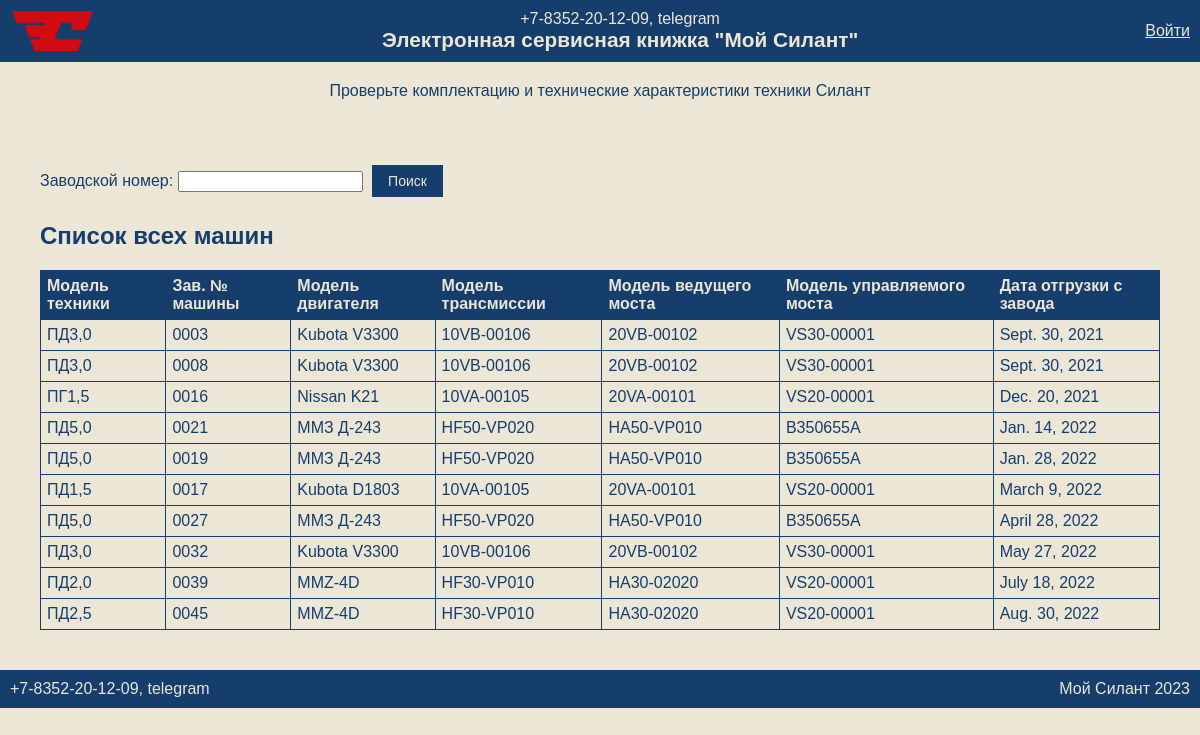
The page / on the database its author committed.
### inventory/models.py (models this page shows, shortened)
class Machine(models.Model):
    serial_number = models.CharField(max_length=128, unique=True, verbose_name='Зав. № машины')
    model_technique = models.CharField(max_length=128, verbose_name='Модель техники')
    model_engine = models.CharField(max_length=128, verbose_name='Модель двигателя')
    serial_engine = models.CharField(max_length=128, verbose_name='Зав. № двигателя')
    model_transmission = models.CharField(max_length=128, verbose_name='Модель трансмиссии')
    serial_transmission = models.CharField(max_length=128, verbose_name='Зав. № трансмиссии')
    model_drive_axle = models.CharField(max_length=128, verbose_name='Модель ведущего моста')
    serial_drive_axle = models.CharField(max_length=128, verbose_name='Зав. № ведущего моста')
    model_steering_axle = models.CharField(max_length=128, verbose_name='Модель управляемого моста')
    serial_steering_axle = models.CharField(max_length=128, verbose_name='Зав. № управляемого моста')
    delivery_contract = models.CharField(max_length=128, verbose_name='Договор поставки')
    shipment_date = models.DateField(verbose_name='Дата отгрузки с завода')
    customer = models.ForeignKey(User, related_name='customer_machines', on_delete=models.CASCADE,
                                 verbose_name='Покупатель')
    consignee = models.CharField(max_length=128, verbose_name='Грузополучатель (конечный потребитель)')
    delivery_address = models.CharField(max_length=128, verbose_name='Адрес поставки (эксплуатации)')
    configuration = models.TextField(verbose_name='Комплектация (доп. опции)')
    service_company = models.ForeignKey(User, related_name='service_machines', on_delete=models.CASCADE,
                                        verbose_name='Сервисная компания')
    class Meta:
        verbose_name = 'Машина'
        verbose_name_plural = 'Машины'
        ordering = ['shipment_date']

### inventory/views.py (the view)
# urls.py: path('', welcome_view, name='welcome'),
def welcome_view(request):
    serial_number = request.GET.get('serial_number')
    machines = []
    search_performed = False
    if serial_number:
        machines = Machine.objects.filter(serial_number=serial_number)
        search_performed = True
    all_machines = Machine.objects.all()[:10]  # Показать ограниченное количество машин для всех пользователей
    context = {
        'machines': machines,
        'all_machines': all_machines,
        'search_performed': search_performed,
    }
    return render(request, 'inventory/welcome.html', context)

### inventory/templates/inventory/welcome.html (shortened to what this page needs)
{% extends 'inventory/base.html' %}
{% load static %}
{% block content %}
<main class="main-container">
    <section class="form-container">
        <form method="get" action="{% url 'welcome' %}">
            <label for="serial_number">Заводской номер:</label>
            <input type="text" id="serial_number" name="serial_number" required>
            <button type="submit">Поиск</button>
        </form>
        {% if search_performed %}
            {% if machines %}
                <h2>Результат поиска</h2>
                <table>
                    <thead>
                        <tr>
                            <th>Модель техники</th>
                            <th>Зав. № машины</th>
                            <th>Модель двигателя</th>
                            <th>Модель трансмиссии</th>
                            <th>Модель ведущего моста</th>
                            <th>Модель управляемого моста</th>
                            <th>Дата отгрузки с завода</th>
                        </tr>
                    </thead>
                    <tbody>
                        {% for machine in machines %}
                            <tr>
                                <td>{{ machine.model_technique }}</td>
                                <td>{{ machine.serial_number }}</td>
                                <td>{{ machine.model_engine }}</td>
                                <td>{{ machine.model_transmission }}</td>
                                <td>{{ machine.model_drive_axle }}</td>
                                <td>{{ machine.model_steering_axle }}</td>
                                <td>{{ machine.shipment_date }}</td>
                            </tr>
                        {% endfor %}
                    </tbody>
                </table>
            {% else %}
                <p>Данных о машине с таким заводским номером нет в системе.</p>
            {% endif %}
        {% else %}
            <h2>Список всех машин</h2>
            <table>
                <thead>
                    <tr>
                        <th>Модель техники</th>
                        <th>Зав. № машины</th>
                        <th>Модель двигателя</th>
                        <th>Модель трансмиссии</th>
                        <th>Модель ведущего моста</th>
                        <th>Модель управляемого моста</th>
                        <th>Дата отгрузки с завода</th>
                    </tr>
                </thead>
                <tbody>
                    {% for machine in all_machines %}
                        <tr>
                            <td>{{ machine.model_technique }}</td>
                            <td>{{ machine.serial_number }}</td>
                            <td>{{ machine.model_engine }}</td>
                            <td>{{ machine.model_transmission }}</td>
                            <td>{{ machine.model_drive_axle }}</td>
                            <td>{{ machine.model_steering_axle }}</td>
                            <td>{{ machine.shipment_date }}</td>
                        </tr>
                    {% endfor %}
                </tbody>
            </table>
        {% endif %}
    </section>
</main>
{% endblock %}

### inventory/templates/inventory/base.html (shortened to what this page needs)
<!DOCTYPE html>
<html lang="ru">
<head>
    {% load static %}
    <link rel="stylesheet" href="{% static 'css/styles.css' %}?v={{ timestamp }}">
</head>
<body>
    <header class="header-container">
        <div class="header-left">
            <img src="{% static 'images/Logotype_red.png' %}" alt="логотип">
        </div>
        <div class="header-center">
            <span>+7-8352-20-12-09, telegram</span>
            <h2 class="header-title">Электронная сервисная книжка "Мой Силант"</h2>
        </div>
        <div class="header-right">
            {% if user.is_authenticated %}
                <form method="post" action="{% url 'logout' %}" style="display: inline;">
                    {% csrf_token %}
                    <button type="submit" class="button">Выйти из сервиса</button>
                </form>
            {% else %}
                <a href="{% url 'login' %}" class="button login-button">Войти</a>
            {% endif %}
        </div>
    </header>
    <div class="info-header">
        <p>Проверьте комплектацию и технические характеристики техники Силант</p>
    </div>
    <main>
        {% block content %}{% endblock %}
    </main>
    <footer class="footer-container">
        <div class="footer-left">
            <span>+7-8352-20-12-09, telegram</span>
        </div>
        <div class="footer-right">
            <span>Мой Силант 2023</span>
        </div>
    </footer>
</body>
</html>

### static/css/styles.css (style rules this page uses)
body { font-family: 'PT Astra Sans', sans-serif; margin: 0; padding: 0; background-color: #EBE6D6; color: #163E6C; }
header, footer { background-color: #163E6C; color: #EBE6D6; padding: 10px; display: flex; justify-content: space-between; align-items: center; flex-wrap: wrap; }
.header-left, .footer-left { display: flex; align-items: center; }
.header-left img { height: 50px; }
.header-center { text-align: center; flex: 1; min-width: 200px; }
.header-right, .footer-right { display: flex; align-items: center; }
.header-title { margin: 0; font-size: 1.1em; color: #EBE6D6; }
.button.login-button { color: #EBE6D6; }
main { padding: 20px; flex: 1; }
table { width: 100%; border-collapse: collapse; margin-top: 20px; }
table th, table td { border: 1px solid #163E6C; padding: 8px; text-align: left; }
table th { background-color: #163E6C; color: #EBE6D6; }
button { background-color: #163E6C; color: #EBE6D6; border: none; padding: 10px 20px; cursor: pointer; font-size: 16px; margin: 5px; }
.footer-container { display: flex; justify-content: space-between; padding: 10px; }
.info-header { text-align: center; margin: 20px 0; }
@media (max-width: 1440px) { .header-left img { height: 40px; } }
@media (max-width: 1440px) { .header-title { font-size: 1.3em; } }
@media (max-width: 1440px) { button { font-size: 14px; padding: 8px 16px; } }
@media (max-width: 1440px) { table th, table td { padding: 6px; } }

### rows shown on the page
Machine: model_technique "ПД3,0", serial_number "0003", model_engine "Kubota V3300", model_transmission "10VB-00106", model_drive_axle "20VB-00102", model_steering_axle "VS30-00001", shipment_date "Sept. 30, 2021"
Machine: model_technique "ПД3,0", serial_number "0008", model_engine "Kubota V3300", model_transmission "10VB-00106", model_drive_axle "20VB-00102", model_steering_axle "VS30-00001", shipment_date "Sept. 30, 2021"
Machine: model_technique "ПГ1,5", serial_number "0016", model_engine "Nissan K21", model_transmission "10VA-00105", model_drive_axle "20VA-00101", model_steering_axle "VS20-00001", shipment_date "Dec. 20, 2021"
Machine: model_technique "ПД5,0", serial_number "0021", model_engine "MMЗ Д-243", model_transmission "HF50-VP020", model_drive_axle "HA50-VP010", model_steering_axle "B350655A", shipment_date "Jan. 14, 2022"
Machine: model_technique "ПД5,0", serial_number "0019", model_engine "MMЗ Д-243", model_transmission "HF50-VP020", model_drive_axle "HA50-VP010", model_steering_axle "B350655A", shipment_date "Jan. 28, 2022"
Machine: model_technique "ПД1,5", serial_number "0017", model_engine "Kubota D1803", model_transmission "10VA-00105", model_drive_axle "20VA-00101", model_steering_axle "VS20-00001", shipment_date "March 9, 2022"
Machine: model_technique "ПД5,0", serial_number "0027", model_engine "MMЗ Д-243", model_transmission "HF50-VP020", model_drive_axle "HA50-VP010", model_steering_axle "B350655A", shipment_date "April 28, 2022"
Machine: model_technique "ПД3,0", serial_number "0032", model_engine "Kubota V3300", model_transmission "10VB-00106", model_drive_axle "20VB-00102", model_steering_axle "VS30-00001", shipment_date "May 27, 2022"
Machine: model_technique "ПД2,0", serial_number "0039", model_engine "MMZ-4D", model_transmission "HF30-VP010", model_drive_axle "HA30-02020", model_steering_axle "VS20-00001", shipment_date "July 18, 2022"
Machine: model_technique "ПД2,5", serial_number "0045", model_engine "MMZ-4D", model_transmission "HF30-VP010", model_drive_axle "HA30-02020", model_steering_axle "VS20-00001", shipment_date "Aug. 30, 2022"
